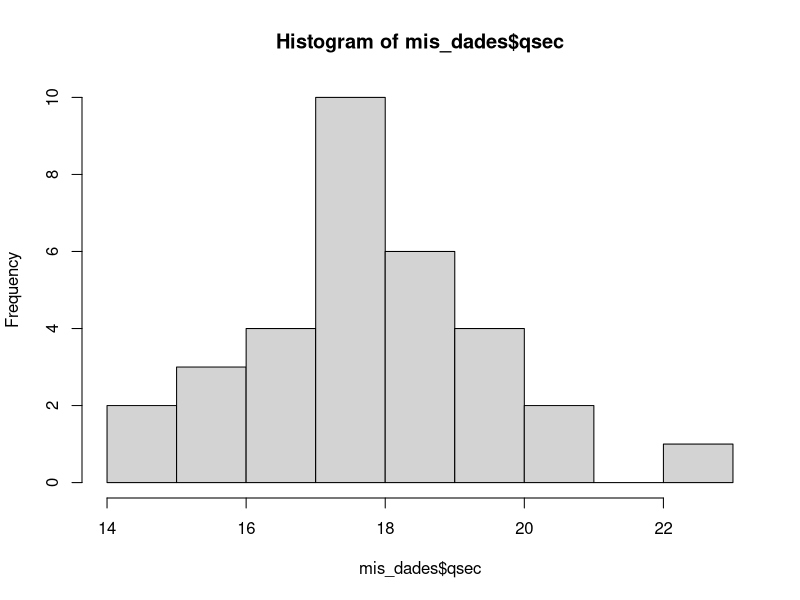

The R source for this figure:
#Codigo para problema 1

mis_dades<-mtcars
mis_dades$qsec

mean(mis_dades$qsec)

median(mis_dades$drat)

#primer cuartil
quantile(mis_dades$drat)[1]

quantile(mis_dades$mpg,0.18)
quantile(mis_dades$mpg,0.82)

#rango interquartil
IQR(mis_dades$cyl)

#desviacion tipica
sd(mis_dades$cyl)

#variancia
var(mis_dades$qsec)



#hacer una tabla de frecuencia


intervalos_qsec<-cut(mis_dades$qsec,4)
table(intervalos_qsec)
hist(mis_dades$qsec,10)
